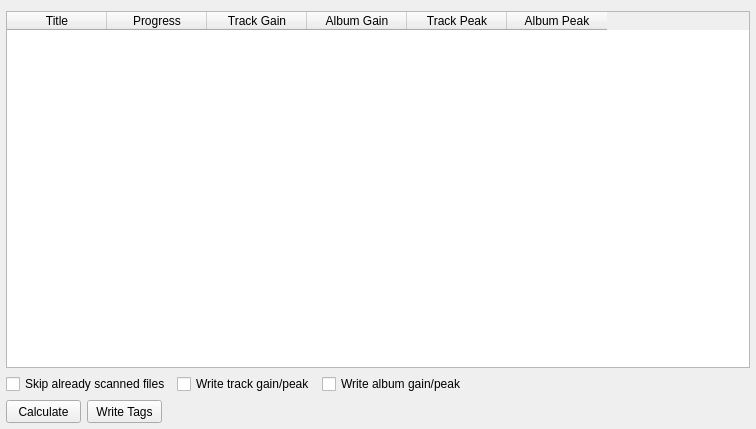
<?xml version="1.0" encoding="UTF-8"?>
<ui version="4.0">
 <class>ReplayGainWidget</class>
 <widget class="QWidget" name="ReplayGainWidget">
  <property name="geometry">
   <rect>
    <x>0</x>
    <y>0</y>
    <width>756</width>
    <height>429</height>
   </rect>
  </property>
  <property name="windowTitle">
   <string>ReplayGain Scanner</string>
  </property>
  <layout class="QGridLayout" name="gridLayout">
   <property name="leftMargin">
    <number>6</number>
   </property>
   <property name="rightMargin">
    <number>6</number>
   </property>
   <property name="bottomMargin">
    <number>6</number>
   </property>
   <item row="0" column="0" colspan="3">
    <widget class="QTableWidget" name="tableWidget">
     <property name="editTriggers">
      <set>QAbstractItemView::NoEditTriggers</set>
     </property>
     <property name="alternatingRowColors">
      <bool>true</bool>
     </property>
     <property name="selectionMode">
      <enum>QAbstractItemView::SingleSelection</enum>
     </property>
     <property name="selectionBehavior">
      <enum>QAbstractItemView::SelectRows</enum>
     </property>
     <column>
      <property name="text">
       <string>Title</string>
      </property>
     </column>
     <column>
      <property name="text">
       <string>Progress</string>
      </property>
     </column>
     <column>
      <property name="text">
       <string>Track Gain</string>
      </property>
     </column>
     <column>
      <property name="text">
       <string>Album Gain</string>
      </property>
     </column>
     <column>
      <property name="text">
       <string>Track Peak</string>
      </property>
     </column>
     <column>
      <property name="text">
       <string>Album Peak</string>
      </property>
     </column>
    </widget>
   </item>
   <item row="1" column="0" colspan="3">
    <layout class="QHBoxLayout" name="horizontalLayout">
     <item>
      <widget class="QCheckBox" name="skipScannedCheckBox">
       <property name="text">
        <string>Skip already scanned files</string>
       </property>
      </widget>
     </item>
     <item>
      <widget class="QCheckBox" name="trackCheckBox">
       <property name="text">
        <string>Write track gain/peak</string>
       </property>
      </widget>
     </item>
     <item>
      <widget class="QCheckBox" name="albumCheckBox">
       <property name="text">
        <string>Write album gain/peak</string>
       </property>
      </widget>
     </item>
     <item>
      <spacer name="horizontalSpacer">
       <property name="orientation">
        <enum>Qt::Horizontal</enum>
       </property>
       <property name="sizeHint" stdset="0">
        <size>
         <width>40</width>
         <height>20</height>
        </size>
       </property>
      </spacer>
     </item>
    </layout>
   </item>
   <item row="2" column="0">
    <widget class="QPushButton" name="calculateButton">
     <property name="minimumSize">
      <size>
       <width>75</width>
       <height>23</height>
      </size>
     </property>
     <property name="maximumSize">
      <size>
       <width>75</width>
       <height>23</height>
      </size>
     </property>
     <property name="text">
      <string>Calculate</string>
     </property>
    </widget>
   </item>
   <item row="2" column="1">
    <widget class="QPushButton" name="writeButton">
     <property name="minimumSize">
      <size>
       <width>75</width>
       <height>23</height>
      </size>
     </property>
     <property name="maximumSize">
      <size>
       <width>75</width>
       <height>23</height>
      </size>
     </property>
     <property name="text">
      <string>Write Tags</string>
     </property>
    </widget>
   </item>
   <item row="2" column="2">
    <spacer name="horizontalSpacer_2">
     <property name="orientation">
      <enum>Qt::Horizontal</enum>
     </property>
     <property name="sizeHint" stdset="0">
      <size>
       <width>40</width>
       <height>20</height>
      </size>
     </property>
    </spacer>
   </item>
  </layout>
 </widget>
 <resources/>
 <connections/>
</ui>
